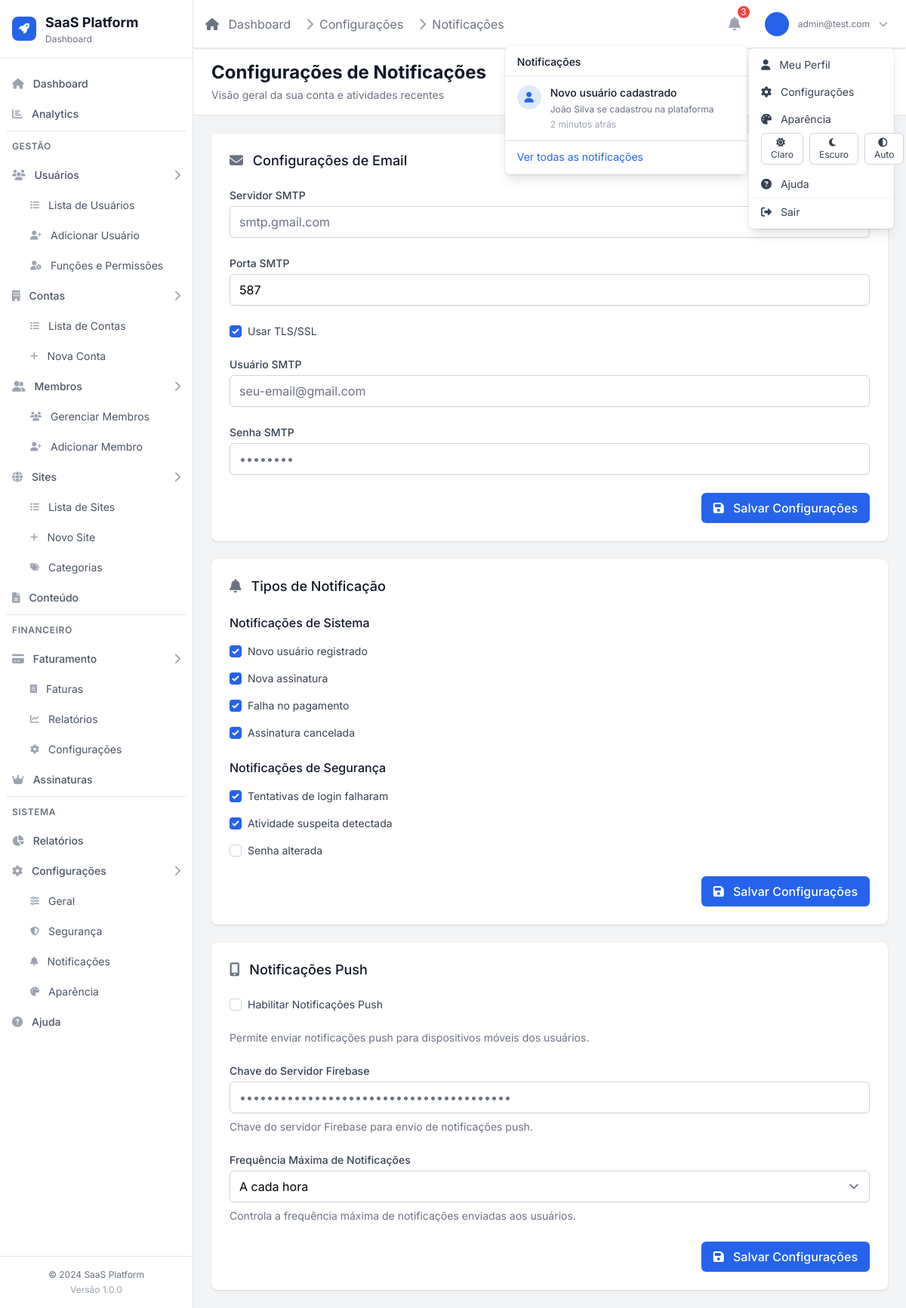
Page /admin-panel/settings/notifications/ (signed in) on the earlier database version.
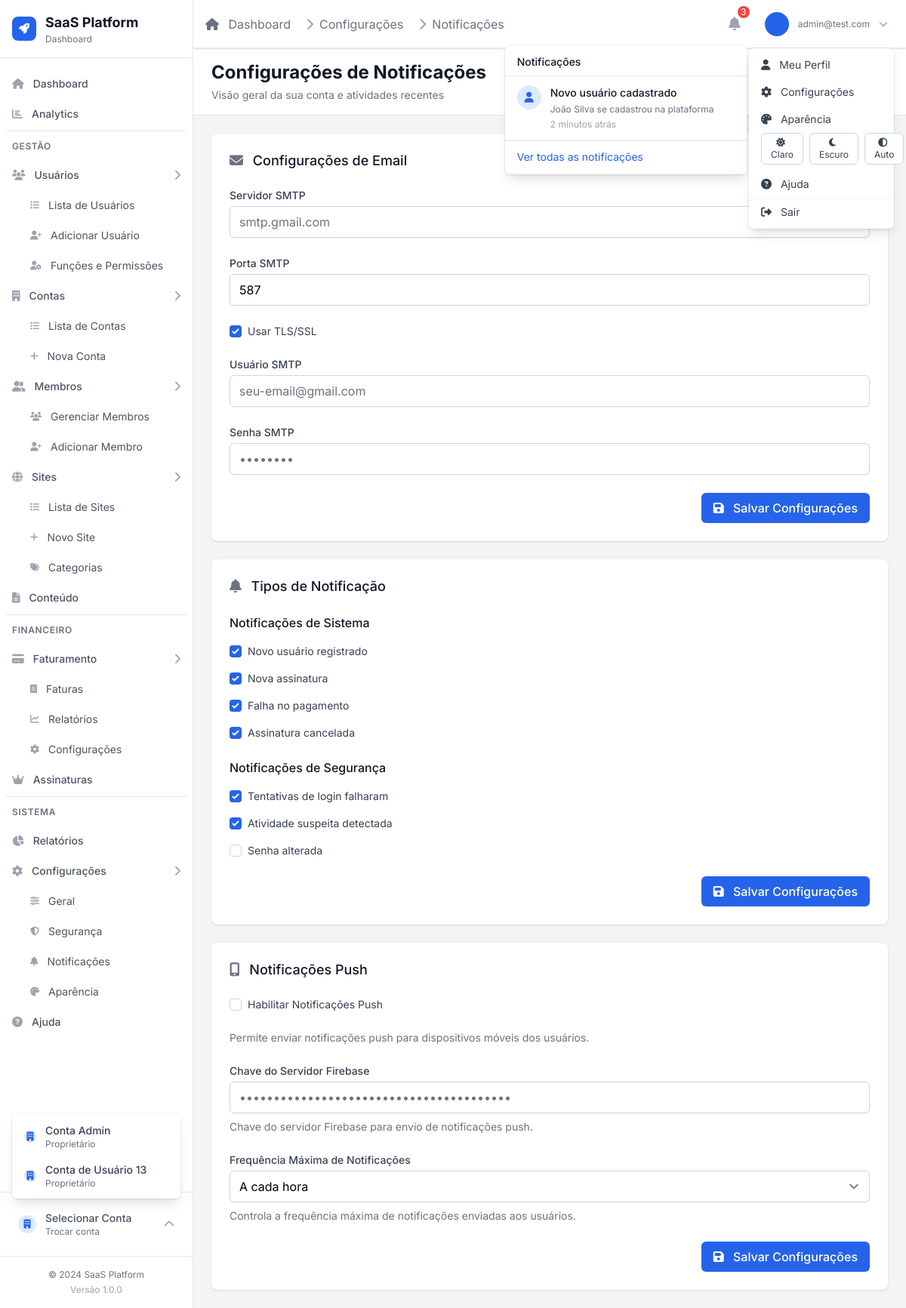
Same page on the later database version.
### accounts/models.py (models this page shows, shortened)
class AccountMembership(models.Model):
    ROLE_CHOICES = [
        ('owner', 'Proprietário'),
        ('admin', 'Administrador'),
        ('manager', 'Gerente'),
        ('member', 'Membro'),
        ('viewer', 'Visualizador'),
    ]
    STATUS_CHOICES = [
        ('active', 'Ativo'),
        ('inactive', 'Inativo'),
        ('pending', 'Pendente'),
        ('suspended', 'Suspenso'),
    ]
    id = models.UUIDField(primary_key=True, default=uuid.uuid4, editable=False)
    account = models.ForeignKey(
        Account,
        on_delete=models.CASCADE,
        related_name='memberships',
        verbose_name='Conta'
    )
    user = models.ForeignKey(
        settings.AUTH_USER_MODEL,
        on_delete=models.CASCADE,
        related_name='memberships',
        verbose_name='Usuário'
    )
    role = models.CharField('Função', max_length=20, choices=ROLE_CHOICES, default='member')
    status = models.CharField('Status', max_length=20, choices=STATUS_CHOICES, default='pending')
    can_invite_users = models.BooleanField('Pode Convidar Usuários', default=False)
    can_manage_billing = models.BooleanField('Pode Gerenciar Cobrança', default=False)
    can_manage_settings = models.BooleanField('Pode Gerenciar Configurações', default=False)
    can_view_analytics = models.BooleanField('Pode Ver Análises', default=True)
    invited_by = models.ForeignKey(
        settings.AUTH_USER_MODEL,
        on_delete=models.SET_NULL,
        null=True,
        blank=True,
        related_name='sent_invitations',
        verbose_name='Convidado por'
    )
    invited_at = models.DateTimeField('Convidado em', null=True, blank=True)
    joined_at = models.DateTimeField('Entrou em', null=True, blank=True)
    created_at = models.DateTimeField('Criado em', auto_now_add=True)
    updated_at = models.DateTimeField('Atualizado em', auto_now=True)
    class Meta:
        verbose_name = 'Membro da Conta'
        verbose_name_plural = 'Membros da Conta'
        unique_together = ['account', 'user']
        ordering = ['-created_at']
        indexes = [
            models.Index(fields=['account', 'status']),
            models.Index(fields=['user', 'status']),
            models.Index(fields=['role']),
        ]

class Account(models.Model):
    PLAN_CHOICES = [
        ('free', 'Gratuito'),
        ('basic', 'Básico'),
        ('premium', 'Premium'),
        ('enterprise', 'Empresarial'),
    ]
    STATUS_CHOICES = [
        ('active', 'Ativo'),
        ('suspended', 'Suspenso'),
        ('cancelled', 'Cancelado'),
        ('trial', 'Trial'),
    ]
    id = models.UUIDField(primary_key=True, default=uuid.uuid4, editable=False)
    name = models.CharField('Nome da Conta', max_length=100)
    slug = models.SlugField('Slug', max_length=100, unique=True)
    description = models.TextField('Descrição', blank=True)
    email = models.EmailField('E-mail', blank=True)
    company_name = models.CharField('Nome da Empresa', max_length=200, blank=True)
    cnpj = models.CharField(
        'CNPJ',
        max_length=18,
        blank=True,
        validators=[RegexValidator(
            regex=r'^\d{2}\.\d{3}\.\d{3}/\d{4}-\d{2}$',
            message='Digite um CNPJ válido (XX.XXX.XXX/XXXX-XX)'
        )]
    )
    cpf = models.CharField(
        'CPF',
        max_length=14,
        blank=True,
        validators=[RegexValidator(
            regex=r'^\d{3}\.\d{3}\.\d{3}-\d{2}$',
            message='Digite um CPF válido (XXX.XXX.XXX-XX)'
        )]
    )
    website = models.URLField('Website', blank=True)
    phone = models.CharField('Telefone', max_length=20, blank=True)
    address_line1 = models.CharField('Endereço', max_length=255, blank=True)
    address_line2 = models.CharField('Complemento', max_length=255, blank=True)
    city = models.CharField('Cidade', max_length=100, blank=True)
    state = models.CharField('Estado', max_length=100, blank=True)
    postal_code = models.CharField('CEP', max_length=10, blank=True)
    country = models.CharField('País', max_length=100, default='Brasil')
    plan = models.CharField('Plano', max_length=20, choices=PLAN_CHOICES, default='free')
    status = models.CharField('Status', max_length=20, choices=STATUS_CHOICES, default='trial')
    max_users = models.PositiveIntegerField('Máximo de Usuários', default=5)
    max_storage_gb = models.PositiveIntegerField('Armazenamento (GB)', default=1)
    max_domains = models.PositiveIntegerField('Máximo de Domínios', default=1)
    timezone = models.CharField('Fuso Horário', max_length=50, default='America/Sao_Paulo')
    language = models.CharField('Idioma', max_length=10, default='pt-br')
    trial_ends_at = models.DateTimeField('Trial Termina em', null=True, blank=True)
    subscription_ends_at = models.DateTimeField('Assinatura Termina em', null=True, blank=True)
    created_at = models.DateTimeField('Criado em', auto_now_add=True)
    updated_at = models.DateTimeField('Atualizado em', auto_now=True)
    owner = models.ForeignKey(
        settings.AUTH_USER_MODEL,
        on_delete=models.PROTECT,
        related_name='owned_accounts',
        verbose_name='Proprietário'
    )
    class Meta:
        verbose_name = 'Conta'
        verbose_name_plural = 'Contas'
        ordering = ['-created_at']
        indexes = [
            models.Index(fields=['slug']),
            models.Index(fields=['status']),
            models.Index(fields=['plan']),
        ]

### admin_panel/views.py (the view)
# urls.py: path('settings/notifications/', views.admin_settings_notifications, name='admin_settings_notifications'),
@login_required
def admin_settings_notifications(request):
    if not request.user.is_staff:
        raise PermissionDenied('Você não tem permissão para acessar esta página.')
    return render(request, 'admin_panel/settings/notifications.html')

### users/models.py (called while the page is built)
    def get_queryset(self):
        return super().get_queryset().filter(is_deleted=False)

    def get_full_name(self):
        return f"{self.first_name} {self.last_name}".strip() or self.username

### templates/admin_panel/settings/notifications.html (shortened to what the changed rows need)
{% extends 'dashboard/base_dashboard.html' %}
{% load static %}
{% block page_title %}Configurações de Notificações{% endblock %}

### templates/dashboard/partials/sidebar_content.html (shortened to what the changed rows need)
<div class="flex items-center flex-shrink-0 px-4 py-4 border-b border-gray-200 dark:border-gray-700">
    <div class="flex items-center space-x-3">
        <div>
            <h1 class="text-lg font-bold text-gray-900 dark:text-white">SaaS Platform</h1>
        </div>
    </div>
</div>
{% if user.memberships.count > 1 %}
<div class="flex-shrink-0 border-t border-gray-200 p-4">
    <div x-data="{ open: false }" class="relative">
        <button @click="open = !open"
                class="w-full flex items-center justify-between p-2 text-sm text-gray-600 hover:text-gray-900 hover:bg-gray-50 rounded-md">
            <div class="flex items-center space-x-3">
                <div class="w-6 h-6 bg-primary-100 rounded-full flex items-center justify-center">
                    <i class="fas fa-building text-primary-600 text-xs"></i>
                </div>
                <div class="text-left">
                    <p class="font-medium">{% if current_account %}{{ current_account.name|truncatechars:20 }}{% else %}Selecionar Conta{% endif %}</p>
                    <p class="text-xs text-gray-500">Trocar conta</p>
                </div>
            </div>
            <i class="fas fa-chevron-up text-gray-400 transform transition-transform" :class="{ 'rotate-180': open }"></i>
        </button>
        <div x-show="open"
             @click.away="open = false"
             x-transition:enter="transition ease-out duration-100"
             x-transition:enter-start="transform opacity-0 scale-95"
             x-transition:enter-end="transform opacity-100 scale-100"
             x-transition:leave="transition ease-in duration-75"
             x-transition:leave-start="transform opacity-100 scale-100"
             x-transition:leave-end="transform opacity-0 scale-95"
             class="absolute bottom-full left-0 right-0 mb-2 bg-white rounded-md shadow-lg ring-1 ring-black ring-opacity-5 z-50">
            <div class="py-1 max-h-48 overflow-y-auto">
                {% for membership in user.memberships.all %}
                    <a href="?account={{ membership.account.id }}"
                       class="block px-4 py-2 text-sm text-gray-700 hover:bg-gray-100 {% if current_account.id == membership.account.id %}bg-primary-50 text-primary-700{% endif %}">
                        <div class="flex items-center space-x-3">
                            <div class="w-4 h-4 bg-primary-100 rounded-full flex items-center justify-center">
                                <i class="fas fa-building text-primary-600 text-xs"></i>
                            </div>
                            <div>
                                <p class="font-medium">{{ membership.account.name }}</p>
                                <p class="text-xs text-gray-500">{{ membership.get_role_display }}</p>
                            </div>
                        </div>
                    </a>
                {% endfor %}
            </div>
        </div>
    </div>
</div>
{% endif %}

Differences in the rows shown:
added AccountMembership: account.name "Conta Admin", role "Proprietário"
now on this page (row unchanged): AccountMembership: account.name "Conta de Usuário 13", role "Proprietário"
Other differences:
text now shown: "Selecionar Conta Trocar conta"
